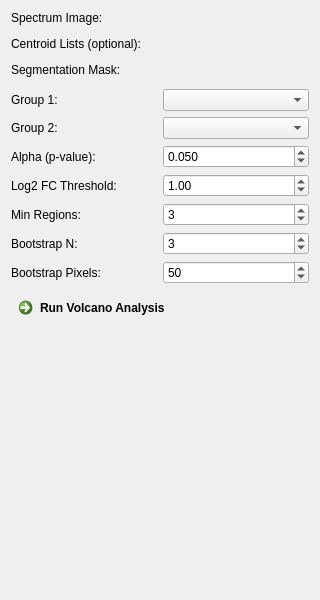
<?xml version="1.0" encoding="UTF-8"?>
<ui version="4.0">
 <class>VolcanoViewControls</class>
 <widget class="QWidget" name="VolcanoViewControls">
  <property name="geometry">
   <rect>
    <x>0</x>
    <y>0</y>
    <width>320</width>
    <height>600</height>
   </rect>
  </property>
  <property name="windowTitle">
   <string>Volcano Analysis View</string>
  </property>
  <layout class="QVBoxLayout" name="verticalLayout">
   <item>
    <widget class="QLabel" name="label_image">
     <property name="text">
      <string>Spectrum Image:</string>
     </property>
    </widget>
   </item>
   <item>
    <widget class="QmitkSingleNodeSelectionWidget" name="imageSelection" native="true"/>
   </item>
   <item>
    <widget class="QLabel" name="label_centroids">
     <property name="text">
      <string>Centroid Lists (optional):</string>
     </property>
    </widget>
   </item>
   <item>
    <widget class="QmitkMultiNodeSelectionWidget" name="centroidsSelection" native="true"/>
   </item>
   <item>
    <widget class="QLabel" name="label_mask">
     <property name="text">
      <string>Segmentation Mask:</string>
     </property>
    </widget>
   </item>
   <item>
    <widget class="QmitkSingleNodeSelectionWidget" name="maskSelection" native="true"/>
   </item>
   <item>
    <layout class="QHBoxLayout" name="horizontalLayout_group1">
     <item>
      <widget class="QLabel" name="label_group1">
       <property name="text">
        <string>Group 1:</string>
       </property>
      </widget>
     </item>
     <item>
      <widget class="QComboBox" name="comboBoxGroup1">
       <property name="toolTip">
        <string>First group for comparison</string>
       </property>
      </widget>
     </item>
    </layout>
   </item>
   <item>
    <layout class="QHBoxLayout" name="horizontalLayout_group2">
     <item>
      <widget class="QLabel" name="label_group2">
       <property name="text">
        <string>Group 2:</string>
       </property>
      </widget>
     </item>
     <item>
      <widget class="QComboBox" name="comboBoxGroup2">
       <property name="toolTip">
        <string>Second group for comparison</string>
       </property>
      </widget>
     </item>
    </layout>
   </item>
   <item>
    <layout class="QHBoxLayout" name="horizontalLayout_alpha">
     <item>
      <widget class="QLabel" name="label_alpha">
       <property name="toolTip">
        <string>Significance threshold</string>
       </property>
       <property name="text">
        <string>Alpha (p-value):</string>
       </property>
      </widget>
     </item>
     <item>
      <widget class="QDoubleSpinBox" name="spinBoxAlpha">
       <property name="toolTip">
        <string>Significance threshold for statistical testing</string>
       </property>
       <property name="decimals">
        <number>3</number>
       </property>
       <property name="minimum">
        <double>0.001000000000000</double>
       </property>
       <property name="maximum">
        <double>1.000000000000000</double>
       </property>
       <property name="singleStep">
        <double>0.010000000000000</double>
       </property>
       <property name="value">
        <double>0.050000000000000</double>
       </property>
      </widget>
     </item>
    </layout>
   </item>
   <item>
    <layout class="QHBoxLayout" name="horizontalLayout_lfc">
     <item>
      <widget class="QLabel" name="label_lfc">
       <property name="toolTip">
        <string>Log2 Fold Change threshold</string>
       </property>
       <property name="text">
        <string>Log2 FC Threshold:</string>
       </property>
      </widget>
     </item>
     <item>
      <widget class="QDoubleSpinBox" name="spinBoxLFC">
       <property name="toolTip">
        <string>Minimum log2 fold change to be considered significant</string>
       </property>
       <property name="decimals">
        <number>2</number>
       </property>
       <property name="minimum">
        <double>0.000000000000000</double>
       </property>
       <property name="maximum">
        <double>10.000000000000000</double>
       </property>
       <property name="singleStep">
        <double>0.100000000000000</double>
       </property>
       <property name="value">
        <double>1.000000000000000</double>
       </property>
      </widget>
     </item>
    </layout>
   </item>
   <item>
    <layout class="QHBoxLayout" name="horizontalLayout_minregions">
     <item>
      <widget class="QLabel" name="label_minregions">
       <property name="toolTip">
        <string>Minimum regions to avoid bootstrapping</string>
       </property>
       <property name="text">
        <string>Min Regions:</string>
       </property>
      </widget>
     </item>
     <item>
      <widget class="QSpinBox" name="spinBoxMinRegions">
       <property name="toolTip">
        <string>Minimum number of regions to avoid bootstrapping</string>
       </property>
       <property name="minimum">
        <number>1</number>
       </property>
       <property name="maximum">
        <number>100</number>
       </property>
       <property name="value">
        <number>3</number>
       </property>
      </widget>
     </item>
    </layout>
   </item>
   <item>
    <layout class="QHBoxLayout" name="horizontalLayout_bootn">
     <item>
      <widget class="QLabel" name="label_bootn">
       <property name="toolTip">
        <string>Number of bootstrap replicates</string>
       </property>
       <property name="text">
        <string>Bootstrap N:</string>
       </property>
      </widget>
     </item>
     <item>
      <widget class="QSpinBox" name="spinBoxBootN">
       <property name="toolTip">
        <string>Number of bootstrap replicates if needed</string>
       </property>
       <property name="minimum">
        <number>1</number>
       </property>
       <property name="maximum">
        <number>1000</number>
       </property>
       <property name="value">
        <number>3</number>
       </property>
      </widget>
     </item>
    </layout>
   </item>
   <item>
    <layout class="QHBoxLayout" name="horizontalLayout_bootpixels">
     <item>
      <widget class="QLabel" name="label_bootpixels">
       <property name="toolTip">
        <string>Pixels per bootstrap replicate</string>
       </property>
       <property name="text">
        <string>Bootstrap Pixels:</string>
       </property>
      </widget>
     </item>
     <item>
      <widget class="QSpinBox" name="spinBoxBootPixels">
       <property name="toolTip">
        <string>Number of pixels to sample per bootstrap replicate</string>
       </property>
       <property name="minimum">
        <number>1</number>
       </property>
       <property name="maximum">
        <number>10000</number>
       </property>
       <property name="value">
        <number>50</number>
       </property>
      </widget>
     </item>
    </layout>
   </item>
   <item>
    <widget class="QCommandLinkButton" name="btnRunVolcano">
     <property name="text">
      <string>Run Volcano Analysis</string>
     </property>
    </widget>
   </item>
   <item>
    <spacer name="verticalSpacer">
     <property name="orientation">
      <enum>Qt::Orientation::Vertical</enum>
     </property>
     <property name="sizeHint" stdset="0">
      <size>
       <width>20</width>
       <height>40</height>
      </size>
     </property>
    </spacer>
   </item>
  </layout>
 </widget>
 <layoutdefault spacing="6" margin="11"/>
 <customwidgets>
  <customwidget>
   <class>QmitkSingleNodeSelectionWidget</class>
   <extends>QWidget</extends>
   <header>QmitkSingleNodeSelectionWidget.h</header>
   <container>1</container>
  </customwidget>
  <customwidget>
   <class>QmitkMultiNodeSelectionWidget</class>
   <extends>QWidget</extends>
   <header>QmitkMultiNodeSelectionWidget.h</header>
   <container>1</container>
  </customwidget>
 </customwidgets>
 <resources/>
 <connections/>
</ui>
